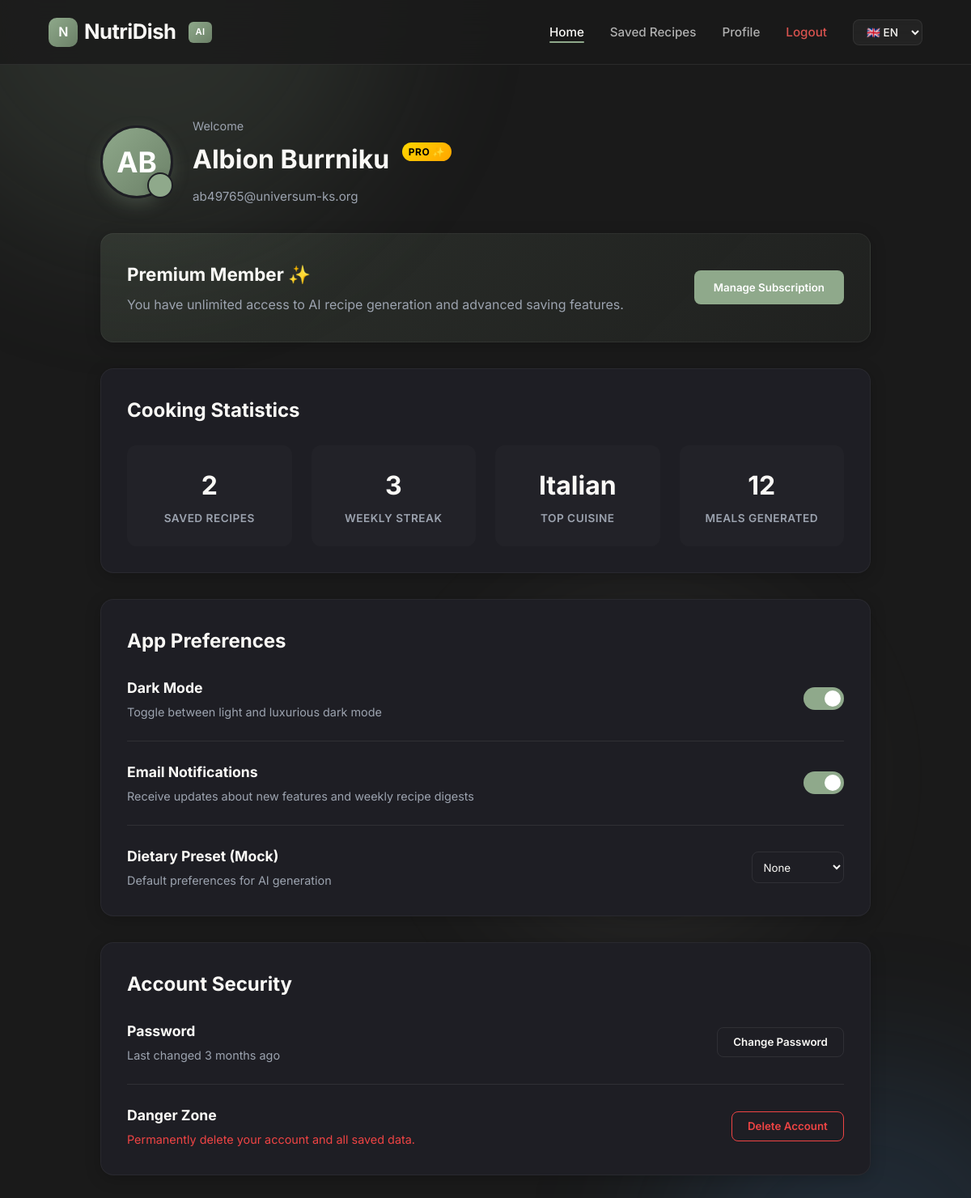
The page /profile (signed in) on the database its author committed.
### models.py (models this page shows, shortened)
class User(UserMixin, db.Model):
    id = db.Column(db.Integer, primary_key=True)
    username = db.Column(db.String(100), unique=True, nullable=False)
    email = db.Column(db.String(120), unique=True, nullable=False)
    first_name = db.Column(db.String(50), nullable=False)
    last_name = db.Column(db.String(50), nullable=False)
    phone_number = db.Column(db.String(20), nullable=False)
    password_hash = db.Column(db.String(200), nullable=False)
    is_pro = db.Column(db.Boolean, default=False)
    generations_used = db.Column(db.Integer, default=0)
    profile_image = db.Column(db.Text, nullable=True)
    saved_recipes = db.relationship('SavedRecipe', backref='user', lazy=True)
    dietary_profile = db.relationship('DietaryProfile', backref='user', uselist=False, lazy=True)

### app.py (the view)
@app.route('/profile')
@login_required
def profile():
    return render_template('profile.html')

### app.py (called while the page is built)
@login_manager.user_loader
def load_user(user_id):
    return User.query.get(int(user_id))

@app.context_processor
def inject_conf_var():
    lang = request.cookies.get('lang', 'en')
    if lang not in translations:
        lang = 'en'
    return dict(t=translations[lang], lang=lang, user=current_user)

### templates/profile.html (shortened to what this page needs)
{% extends 'base.html' %}
{% block content %}
<div class="dashboard-container">
    <div class="profile-header">
        <div class="avatar-wrapper" id="profile-avatar-wrapper">
            {% if current_user.profile_image %}
                <img src="{{ current_user.profile_image }}" alt="Profile Image" class="avatar-lg" id="avatar-image-display">
            {% else %}
                <div class="avatar-lg" id="avatar-initials-display">
                    {{ current_user.first_name[0] | upper }}{{ current_user.last_name[0] | upper }}
                </div>
            {% endif %}
            <button class="avatar-edit-btn" id="avatar-edit-trigger" title="Edit Profile Image">
            </button>
        </div>
        <div>
            <p style="color: #9ca3af; font-size: 0.9rem; margin-bottom: 0.25rem;">{{ t['profile_welcome'] }}</p>
            <h1 style="font-family: var(--font-heading); font-size: 2rem; color: var(--text-primary); margin: 0;">
                {{ current_user.first_name }} {{ current_user.last_name }}
                {% if current_user.is_pro %}
                    <span class="pro-badge">PRO ✨</span>
                {% endif %}
            </h1>
            <p style="color: #9ca3af; font-size: 0.95rem; margin-top: 0.5rem;">{{ current_user.email }}</p>
        </div>
    </div>
    <div class="saas-card sub-card">
        <div style="flex: 1; min-width: 250px;">
            {% if current_user.is_pro %}
                <h3 style="font-size: 1.4rem; margin-bottom: 0.5rem; color: var(--text-primary);">{{ t['profile_member_pro'] }}</h3>
                <p style="color: #9ca3af;">{{ t['profile_unlimited_access'] }}</p>
            {% endif %}
        </div>
        <div>
            <button class="btn-olive" id="manage-sub-trigger">{{ t['profile_manage_sub'] }}</button>
        </div>
    </div>
    <div class="saas-card">
        <h2 class="section-title">{{ t['profile_cooking_stats'] }}</h2>
        <div class="stats-grid">
            <div class="stat-box">
                <div class="stat-value">{{ current_user.saved_recipes | length }}</div>
                <div class="stat-label">{{ t['profile_saved_recipes'] }}</div>
            </div>
            <div class="stat-box">
                <div class="stat-value">3</div>
                <div class="stat-label">{{ t['profile_weekly_streak'] }}</div>
            </div>
            <div class="stat-box">
                <div class="stat-value">Italian</div>
                <div class="stat-label">{{ t['profile_top_cuisine'] }}</div>
            </div>
            <div class="stat-box">
                <div class="stat-value">12</div>
                <div class="stat-label">{{ t['profile_meals_gen'] }}</div>
            </div>
        </div>
    </div>
    <div class="saas-card">
        <h2 class="section-title">{{ t['profile_app_prefs'] }}</h2>
        <div class="settings-list">
            <div class="setting-item">
                <div class="setting-info">
                    <h4>{{ t['profile_dark_mode'] }}</h4>
                    <p>{{ t['profile_dark_desc'] }}</p>
                </div>
                <label class="toggle-switch">
                    <span class="slider"></span>
                </label>
            </div>
            <div class="setting-item">
                <div class="setting-info">
                    <h4>{{ t['profile_email_notif'] }}</h4>
                    <p>{{ t['profile_email_desc'] }}</p>
                </div>
                <label class="toggle-switch">
                    <span class="slider"></span>
                </label>
            </div>
            <div class="setting-item">
                <div class="setting-info">
                    <h4>{{ t['profile_preset'] }}</h4>
                    <p>{{ t['profile_preset_desc'] }}</p>
                </div>
                <select style="padding: 0.6rem; border-radius: 8px; background: transparent; border: 1px solid var(--glass-border); color: var(--text-primary); cursor: pointer; flex-shrink: 0; max-width: 130px;">
                    <option>{{ t['opt_none'] }}</option>
                </select>
            </div>
        </div>
    </div>
    <div class="saas-card">
        <h2 class="section-title">{{ t['profile_account_sec'] }}</h2>
        <div class="settings-list">
            <div class="setting-item">
                <div class="setting-info">
                    <h4>{{ t['auth_password'] }}</h4>
                    <p>{{ t['profile_password_last'] }}</p>
                </div>
                <button class="btn-outline" id="change-pass-trigger">{{ t['profile_change_pass'] }}</button>
            </div>
            <div class="setting-item" style="border: none;">
                <div class="setting-info">
                    <h4>{{ t['profile_danger_zone'] }}</h4>
                    <p style="color: #ef4444;">{{ t['profile_danger_desc'] }}</p>
                </div>
                <button class="btn-danger">{{ t['profile_delete_acc'] }}</button>
            </div>
        </div>
    </div>
</div>
{% endblock %}

### templates/base.html (shortened to what this page needs)
<!DOCTYPE html>
<html lang="en">
<head>
    <link rel="stylesheet" href="{{ url_for('static', filename='css/style.css') }}">
</head>
<body>
    <div class="background-blobs">
        <div class="blob blob-1"></div>
    </div>
    <nav class="glass-nav">
        <a href="{{ url_for('home') }}" class="logo" style="text-decoration: none; color: inherit;">
            <span class="logo-icon">N</span>
            NutriDish <span class="ai-badge">AI</span>
        </a>
        <ul class="nav-links">
            <li><a href="{{ url_for('home') }}" class="active">{{ t['nav_home'] }}</a></li>
            {% if current_user.is_authenticated %}
            <li><a href="{{ url_for('saved') }}">{{ t['nav_saved'] }}</a></li>
            <li><a href="{{ url_for('profile') }}">{{ t['nav_profile'] }}</a></li>
            <li><a href="{{ url_for('logout') }}" style="color: var(--safety-red);">{{ t['nav_logout'] }}</a></li>
            {% else %}
            <li><a href="{{ url_for('login') }}">{{ t['nav_login'] }}</a></li>
            {% endif %}
            <li class="lang-selector">
                <select id="language-select" onchange="window.location.href='/set_lang/'+this.value">
                    <option value="en" {% if lang=='en' %}selected{% endif %}>🇬🇧 EN</option>
                </select>
            </li>
        </ul>
    </nav>
    <main class="container">
        {% block content %}{% endblock %}
    </main>
</body>
</html>

### static/css/style.css (style rules this page uses)
:root { --sage-green: #8FA98B; --sage-light: #A8B89F; --sage-dark: #6B8067; --charcoal: #2D2D2D; --charcoal-light: #3D3D3D; --charcoal-dark: #1A1A1A; --eggshell: #FAF9F6; --eggshell-warm: #F5F2EB; --safety-blue: #4A90D9; --safety-green: #5CB85C; --safety-amber: #F0AD4E; --safety-red: #D9534F; --bg-color: #FAF9F6; --bg-secondary: #F5F2EB; --text-primary: #2D2D2D; --text-secondary: #5A5A5A; --text-muted: #8A8A8A; --primary-gradient: linear-gradient(135deg, #8FA98B 0%, #6B8067 100%); --accent-gradient: linear-gradient(135deg, #4A90D9 0%, #357ABD 100%); --glass-bg: rgba(255, 255, 255, 0.7); --glass-border: rgba(45, 45, 45, 0.1); --card-bg: #FFFFFF; --card-shadow: 0 4px 20px rgba(0, 0, 0, 0.08); --font-heading: 'Inter', -apple-system, BlinkMacSystemFont, sans-serif; --font-body: 'Inter', -apple-system, BlinkMacSystemFont, sans-serif; --font-recipe: 'Lora', Georgia, serif; --radius-sm: 8px; --radius-md: 12px; --radius-lg: 20px; --radius-xl: 32px; }
* { margin: 0; padding: 0; box-sizing: border-box; font-family: var(--font-body); }
body { background-color: var(--bg-color); color: var(--text-primary); min-height: 100vh; overflow-x: hidden; line-height: 1.6; }
body.dark-mode { --bg-color: #1A1A1A; --bg-secondary: #252525; --text-primary: #FAF9F6; --text-secondary: #B0B0B0; --text-muted: #707070; --glass-bg: rgba(45, 45, 45, 0.5); --glass-border: rgba(255, 255, 255, 0.08); --card-bg: #2D2D2D; --card-shadow: 0 4px 20px rgba(0, 0, 0, 0.3); }
.background-blobs { position: fixed; top: 0; left: 0; width: 100%; height: 100%; z-index: -1; overflow: hidden; pointer-events: none; }
.blob { position: absolute; border-radius: 50%; filter: blur(100px); opacity: 0.15; animation: gentleFloat 25s infinite ease-in-out; }
.blob-1 { top: -20%; left: -10%; width: 600px; height: 600px; background: var(--sage-green); }
.glass-nav { display: flex; justify-content: space-between; align-items: center; padding: 1.2rem 5%; background: rgba(250, 249, 246, 0.85); backdrop-filter: blur(20px); border-bottom: 1px solid var(--glass-border); position: sticky; top: 0; z-index: 100; }
body.dark-mode .glass-nav { background: rgba(26, 26, 26, 0.85); }
.logo { font-family: var(--font-heading); font-size: 1.6rem; font-weight: 700; letter-spacing: -0.5px; color: var(--text-primary); display: flex; align-items: center; gap: 0.5rem; }
.logo-icon { width: 36px; height: 36px; background: var(--primary-gradient); border-radius: 10px; display: flex; align-items: center; justify-content: center; color: white; font-weight: 600; font-size: 1rem; }
.ai-badge { font-family: var(--font-body); font-size: 0.7rem; font-weight: 600; background: var(--primary-gradient); color: white; padding: 0.25rem 0.5rem; border-radius: 6px; margin-left: 8px; letter-spacing: 0.5px; }
.nav-links { list-style: none; display: flex; gap: 2rem; align-items: center; }
.nav-links a { text-decoration: none; color: var(--text-secondary); font-weight: 500; font-size: 0.95rem; transition: color 0.3s; position: relative; }
.nav-links a:hover, .nav-links a.active { color: var(--text-primary); }
.nav-links a.active::after { content: ''; position: absolute; bottom: -4px; left: 0; width: 100%; height: 2px; background: var(--sage-green); border-radius: 2px; }
.lang-selector { display: flex; align-items: center; gap: 0.75rem; }
.lang-selector select { background: var(--glass-bg); color: var(--text-primary); border: 1px solid var(--glass-border); padding: 6px 12px; border-radius: var(--radius-sm); font-family: var(--font-body); font-weight: 500; font-size: 0.85rem; cursor: pointer; transition: all 0.3s; }
body.dark-mode .lang-selector select option { background: var(--charcoal); }
.container { max-width: 1200px; margin: 0 auto; padding: 2rem; }
@media (min-width: 1200px) { .container { max-width: 1100px; } }
.pro-badge { display: inline-flex; align-items: center; gap: 0.5rem; background: var(--primary-gradient); color: white; padding: 0.5rem 1rem; border-radius: 20px; font-size: 0.85rem; font-weight: 600; margin-bottom: 1.5rem; }

### rows shown on the page
User: first_name "A", last_name "B", first_name "Albion", last_name "Burrniku", email "ab49765@universum-ks.org"

### other values the page prints
{{ t['nav_home'] }} "Home"
{{ t['nav_saved'] }} "Saved Recipes"
{{ t['nav_profile'] }} "Profile"
{{ t['nav_logout'] }} "Logout"
{{ t['profile_welcome'] }} "Welcome"
{{ t['profile_member_pro'] }} "Premium Member ✨"
{{ t['profile_unlimited_access'] }} "You have unlimited access to AI recipe generation and advanced saving features."
{{ t['profile_manage_sub'] }} "Manage Subscription"
{{ t['profile_cooking_stats'] }} "Cooking Statistics"
{{ current_user.saved_recipes | length }} "2"
{{ t['profile_saved_recipes'] }} "SAVED RECIPES"
{{ t['profile_weekly_streak'] }} "WEEKLY STREAK"
{{ t['profile_top_cuisine'] }} "TOP CUISINE"
{{ t['profile_meals_gen'] }} "MEALS GENERATED"
{{ t['profile_app_prefs'] }} "App Preferences"
